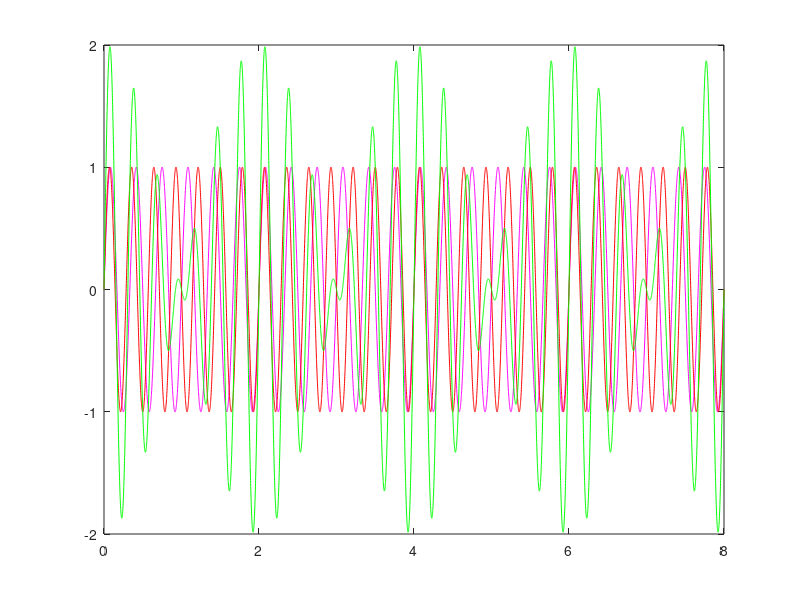

MATLAB code for this plot:
f0_1 = (6*pi) / (2*pi);
f0_2 = (7*pi) / (2*pi);
f0_3 = (8*pi) / (2*pi);

f0 = gcd(f0_1*10,f0_2*10)/10;
f0 = gcd(f0*10, f0_3*10)/10;

T = 1/f0;
Ta = 0.001;
t = 0:Ta:T*4;

y = sin(2*pi*f0_1*t); %sin(2*pi*f0*t)

z = sin(2*pi*f0_2*t); %sin(2*pi*f0*t)

w = sin(2*pi*f0_3*t); %sin(2*pi*f0*t)

p = y + z;

plot(t,y, 'm' , t, z, 'r' , t, p, 'g');
fprintf('Freq: %f \nT: %f \nTa: %f\n', f0, T, Ta);
